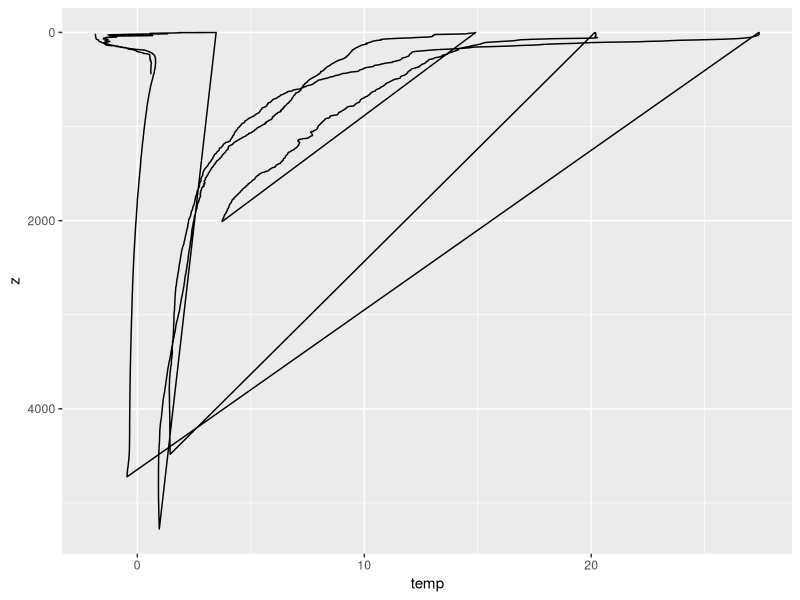
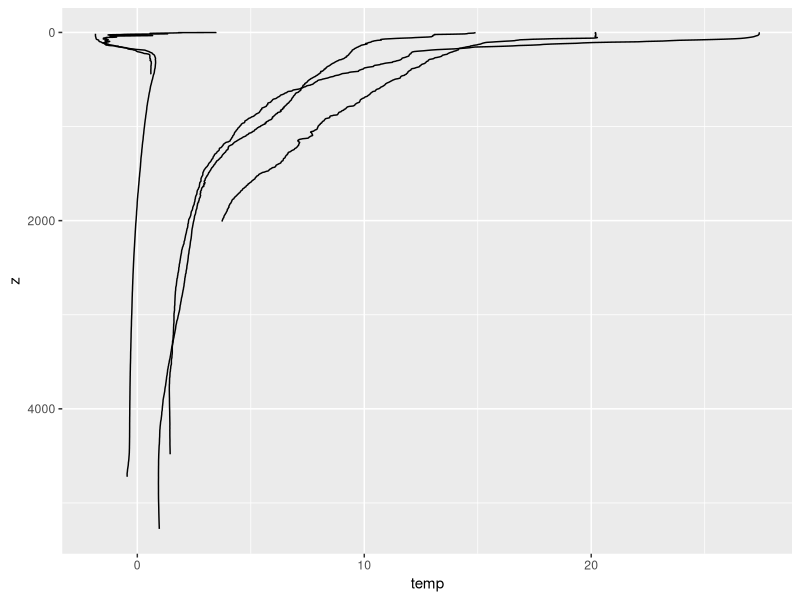
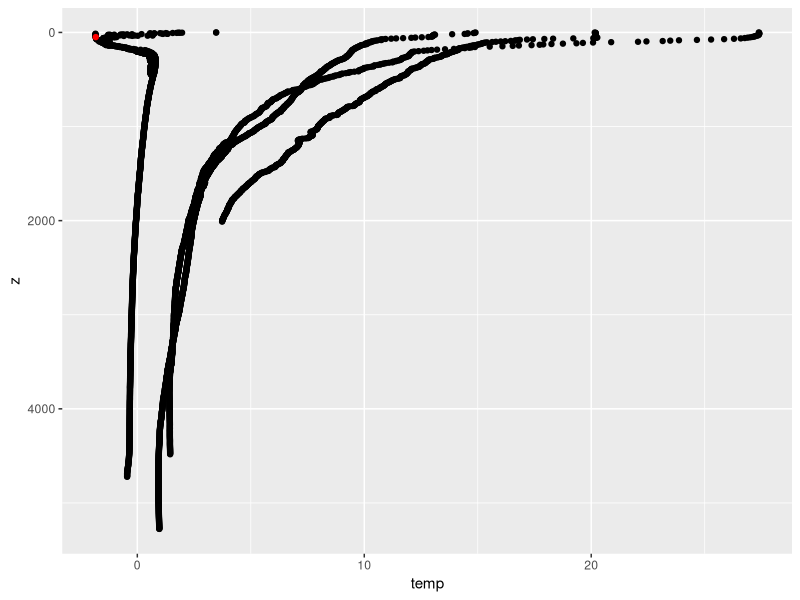
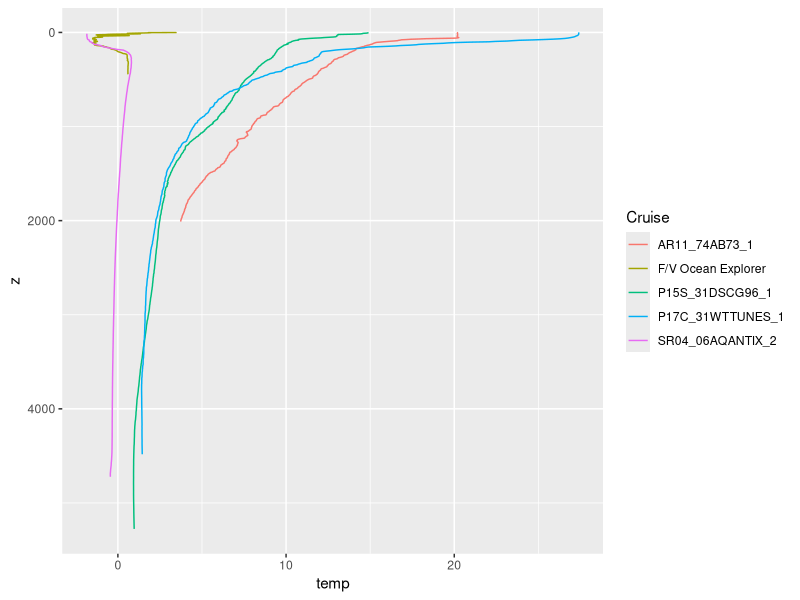

These figures' R source, in order: (Note: this script raises an error after producing the figures.)
## ---- chunk 1
library(tidyverse)
## ---- chunk 2
df <- read_csv("profiles.csv")
ggplot(df) +
  geom_path(aes(temp, z)) +
  scale_y_reverse()
## ---- chunk 3
ggplot(df) +
  geom_path(aes(temp, z, group = Cruise)) +
  scale_y_reverse()
## ---- chunk 4
ggplot(df) +
  geom_point(aes(temp, z)) +
  geom_point(aes(temp, z), 
             data = filter(df, Cruise == "SR04_06AQANTIX_2" & round(pres) == 50),
             color = "red") +
  scale_y_reverse()
## ---- chunk 5
ggplot(df) +
  geom_path(aes(x = temp, y = z, color = Cruise)) +
  scale_y_reverse()
## ---- chunk 6
ggplot(df) +
  geom_path(aes(temp, z), color = Cruise) +
  scale_y_reverse()
## ---- chunk 7
ggplot(df) +
  geom_path(aes(temp, z, group = Cruise), color = "blue", size = 2) +
  scale_y_reverse()
## ---- chunk 8
ggplot(df) +
  geom_path(aes(temp, z, color = Cruise)) +
  scale_y_reverse()

g <- ggplot(df) +
  geom_path(aes(sal, z, color = Cruise)) +
  scale_y_reverse()

last_plot() + theme_bw()
## ---- chunk 9
ggplot(df) +
  geom_histogram(aes(temp), binwidth = 5)
## ---- chunk 10
ggplot(df) +
  geom_histogram(aes(temp), binwidth = .01)
## ---- chunk 11
ggplot(df) +
  geom_point(aes(sal,temp)) +
  geom_rug(aes(sal,temp))
